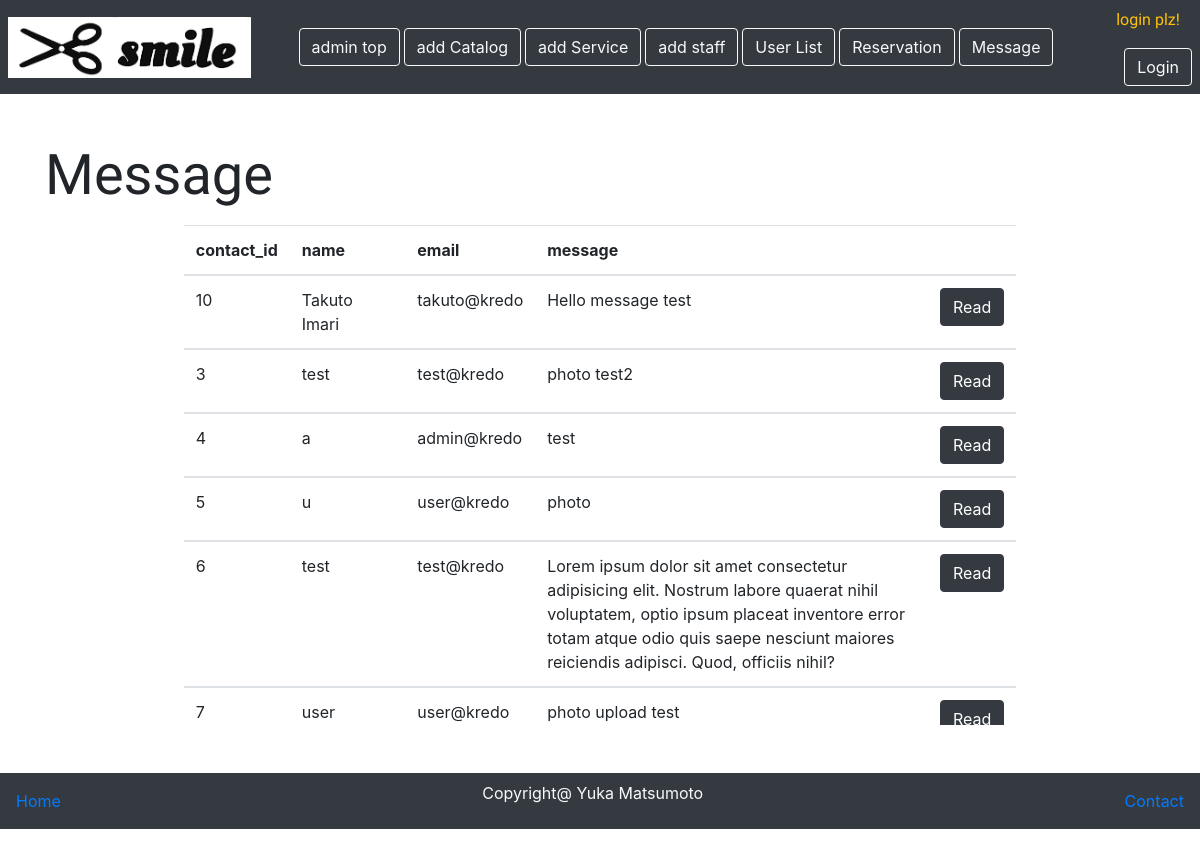
The app's page /msg_list.php, older data.
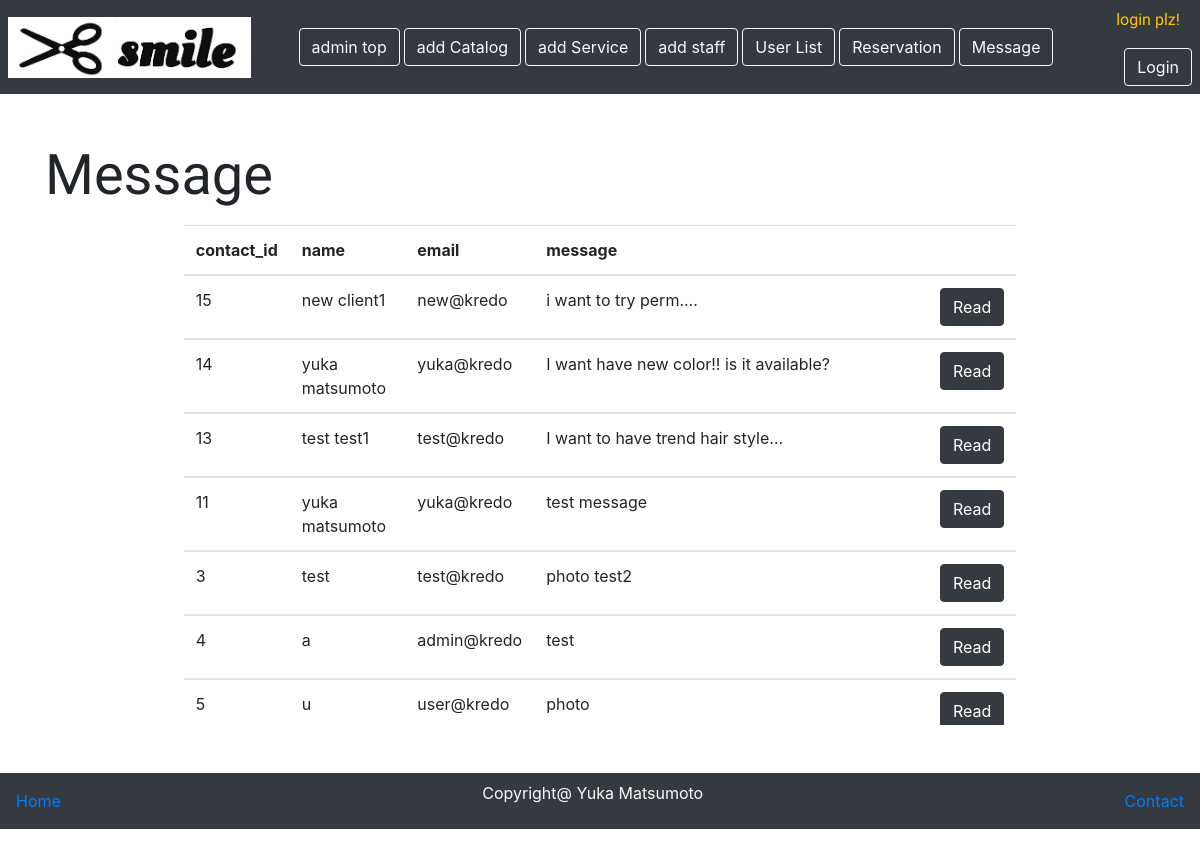
The same page, newer data.
### tables this page shows
CREATE TABLE `contact` (
  `contact_id` int(11) NOT NULL,
  `contact_name` varchar(30) NOT NULL,
  `contact_email` varchar(100) NOT NULL,
  `gender` varchar(20) NOT NULL,
  `service` varchar(100) NOT NULL,
  `stylist` varchar(100) NOT NULL,
  `comment` varchar(300) NOT NULL,
  `iphoto` varchar(300) NOT NULL,
  `c_id` int(11) DEFAULT NULL,
  `send_time` timestamp NOT NULL DEFAULT CURRENT_TIMESTAMP ON UPDATE CURRENT_TIMESTAMP
);

### classes/connection.php (called while the page is built, shortened)
<?php
class Connection{
    private $servername="localhost";
    private $username ="root";
    private $password ="root";
    private $db_name ="hairsalon";
    function __construct(){
        $this->conn = new mysqli($this->servername,$this->username,$this->password,$this->db_name);
        if($this->conn->connect_error){
            die('error connection to database'.$this->conn->connect_error);
        }else{
            return $this->conn;
        }
    }
}
?>

### hairsalonAction.php (called while the page is built, shortened)
<?php
include 'classes/Hairsalon.php';
$Hairsalon= new Hairsalon;
?>

### classes/Hairsalon.php (called while the page is built, shortened)
<?php
include 'connection.php';
class Hairsalon extends Connection{
function displayContact(){
    $sql ="SELECT * FROM contact ORDER BY send_time DESC";
    $result = $this->conn->query($sql);
    if ($result->num_rows > 0){
        while ($rows = $result ->fetch_assoc()){
            $row[] = $rows;
        }return $row;
    }else{
        return FALSE;
    }
}
}
?>

### msg_list.php (the view, shortened to what this page needs)
<?php
include 'adminMenu.php';
$msg_list = $Hairsalon->displayContact();
?>
<!doctype html>
<html lang="en">
  <head>
    <link rel="stylesheet" href="https://stackpath.bootstrapcdn.com/bootstrap/4.3.1/css/bootstrap.min.css">
  </head>
  <body>
      <div class="container mt-5">
          <p class="display-4">Message</p>
          <div class="w-75 mx-auto" id="list">
          <table class="table table-hover">
                <thead>
                  <th>contact_id</th>
                  <th>name</th>
                  <th>email</th>
                  <th>message</th>
                  <th></th>
                </thead>
                <div class="div">
                <?php foreach($msg_list as $row3) :?>
                <tbody>
                    <td><?php echo $row3['contact_id']?></td>
                    <td><?php echo $row3['contact_name']?></td>
                    <td><?php echo $row3['contact_email']?></td>
                    <td><?php echo $row3['comment'] ?></td>
                    <td><a href="msg_detail.php?contact_id=<?php echo $row3['contact_id'];?>" class="btn btn-dark">Read</a></td>
                </tbody>
                <?php endforeach;?>
                </div>
              </table>
          </div>
      </div>
        <nav class="nav navbar bg-dark mt-5">
        <a href="dashboard.php" >Home</a>
        <p class="text-light">Copyright@ Yuka Matsumoto</p>
        <a href="contactpage.php">Contact</a>
        </nav>
  </body>
</html>

Row changes from the older to the newer data that the page shows:
removed contact: contact_id "10", contact_name "Takuto Imari", contact_email "takuto@kredo", comment "Hello message test"
no longer on this page (row unchanged): contact: contact_id "6", contact_name "test", contact_email "test@kredo", comment "Lorem ipsum dolor sit amet consectetur adipisicing elit. Nostrum labore quaerat nihil voluptatem, optio ipsum placeat inventore error totam atque odio quis saepe nesciunt maiores reiciendis adipisci. Quod, officiis nihil?"
no longer on this page (row unchanged): contact: contact_id "7", contact_name "user", contact_email "user@kredo", comment "photo upload test"
added contact: contact_id "15", contact_name "new client1", contact_email "new@kredo", comment "i want to try perm...."
added contact: contact_id "14", contact_name "yuka matsumoto", contact_email "yuka@kredo", comment "I want have new color!! is it available?"
added contact: contact_id "13", contact_name "test test1", contact_email "test@kredo", comment "I want to have trend hair style..."
added contact: contact_id "11", contact_name "yuka matsumoto", contact_email "yuka@kredo", comment "test message"
